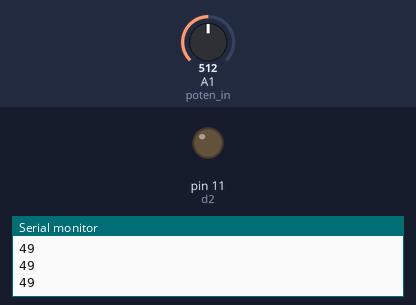
A sketch run on a simulated Arduino Uno, built with avr-gcc and run on an emulated ATmega328P. Parts: output pins drawn as LEDs (lit = HIGH), the last lines printed to the serial monitor. The inputs (shaded band) are chosen by the test bench; at power-on: A1 (poten_in) = 512.

Above: at 1.2 s.
1.3 s: A1 (poten_in) set to 815
2.8 s: A1 (poten_in) set to 840
At 3.5 s:
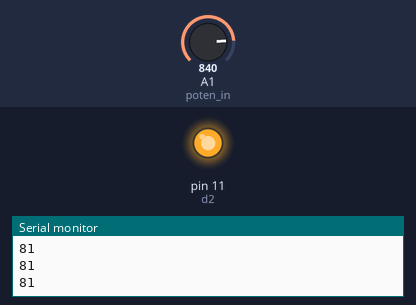
4.3 s: A1 (poten_in) set to 716
At 4.6 s:
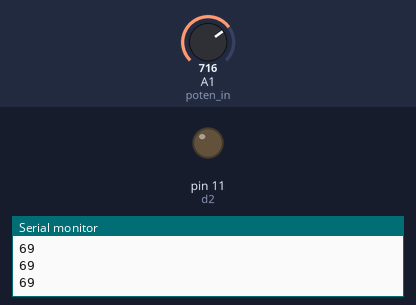
5.8 s: A1 (poten_in) set to 900
At 7.0 s:
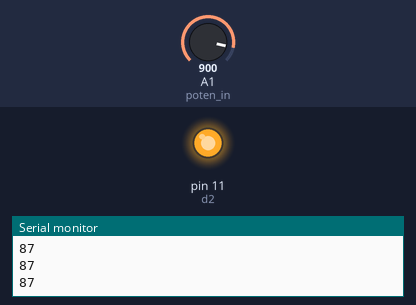
Timing chart, 0 to 8.3 s (numbered marks = the images above; inputs shaded):
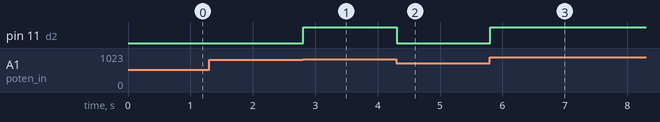

The sketch:

swanky_kieran1.ino
```cpp
// Initialize input lines.
int a1 = 2, b1 = 3, c1 = 4, d1 = 5;
int a2 = 8, b2 = 9, c2 = 10, d2 = 11;

// Initialize potentiometer pin and the input value variable.
int poten_in = A1;
int potenval = 0;

// Initialize display variable.
double disp_conv = 0;

void setup()
{
// Activate pins and set default display.
  	pinMode((a1,b1,c1,d1,a2,b2,c2,d2), OUTPUT);
  	pinMode (poten_in, INPUT);

// Activate serial monitor to readings.
  	Serial.begin(9600);
}

// Input Functions declarations and definitions.

void display_1(int value)
{
  bool on_off[] = {0,0,0,0}; // Input array.
  for(int x = 0; x < 4;) // Input array is a 4-bit array.
  {
    if (value == 0){break;}
  	int div = value/2; // Take 7 for example.
  	int rem = value%2; // Quotient  = 3. Remainder = 1
    value = div; // To divide quotient till it's 0.
    if(rem == 0 && x == 0){on_off[0] = 0;} // This is easy to understand.
    if(rem != 0 && x>0){on_off[x] = 1;} // After first pass, the given element is set to 1 if a remainder is still present. For 7 we have {1,1,0,0} after the step below.
    if(rem != 0 && x == 0) // If we have a remainder on first pass, set first bit to 1. For 7, we have {1,0,0,0} so far.
    {
      on_off[0] = 1;
    }
    if (div == 0) // When we reach the end, add a 1 to whatever element we stop at. After the first two steps, for 7, we are now at {1,1,1,0}.
    {
      on_off[x] = 1;
      break;
    }
    x++;
  }
  digitalWrite(a1, on_off[0]); // Send the array values to the pins.
  digitalWrite(b1, on_off[1]); // The binary number is decoded.
  digitalWrite(c1, on_off[2]); // Corresponding LEDs light up on the display.
  digitalWrite(d1, on_off[3]); // For 7, the last pin stays off according to {1,1,1,0}.
}

void display_2(int value)// Follows the exact same logic.
{
  bool on_off[] = {0,0,0,0};
  for(int x = 0; x < 4;)
  {
    if (value == 0){break;}
  	int div = value/2;
  	int rem = value%2;
    value = div;
    if(rem == 0 && x == 0){on_off[0] = 0;}
    if(rem != 0 && x>0){on_off[x] = 1;}
    if(rem != 0 && x == 0)
    {
      on_off[0] = 1;
    }
    if (div == 0)
    {
      on_off[x] = 1;
      break;
    }
    x++;
  }
  digitalWrite(a2, on_off[0]);
  digitalWrite(b2, on_off[1]);
  digitalWrite(c2, on_off[2]);
  digitalWrite(d2, on_off[3]);
}

// Output function declaration and definition.

void potentiometervalueconverter ()
{
  // What is my potentiometer saying?
  potenval = analogRead(poten_in);

  // Convert potentiometer values to usable values.
  disp_conv = potenval*(99.00/1023.00); // 99/10243 = limit of display/limit of potentiometer.
  int con_val = disp_conv; // Trim the double down. Get rid of decimals.
  Serial.println(con_val); // This is just to check if we're doing okay.
  if (con_val <= 9)
  {
    display_1(con_val); // We only need 1 display for numbers below 10.
    display_2(0); // So set display 2 to 0.
  }
  if(con_val >= 10) // Take 55 for example.
  {
    int div = con_val/10; // 55/10 = 5.
    int rem = con_val%10; // 55%10 = 5.
    display_1(rem); // Send the remainder 5 to display 1.
    display_2(div); // Send the quotient 5 to display 2.
    delay(10); // Because it's clunky.
  }
}


// Output loop.

void loop()
{
  potentiometervalueconverter(); // Call your function.
}
  		     
```

Measured:
- the behaviour switches between 826 and 827 on A1 (poten_in) (found by bisection; images 0 and 1)
- after the input at 2.8 s, pin 11 (d2): LOW → HIGH at once
- after the input at 4.3 s, pin 11 (d2): HIGH → LOW at once
- after the input at 5.8 s, pin 11 (d2): LOW → HIGH at once
